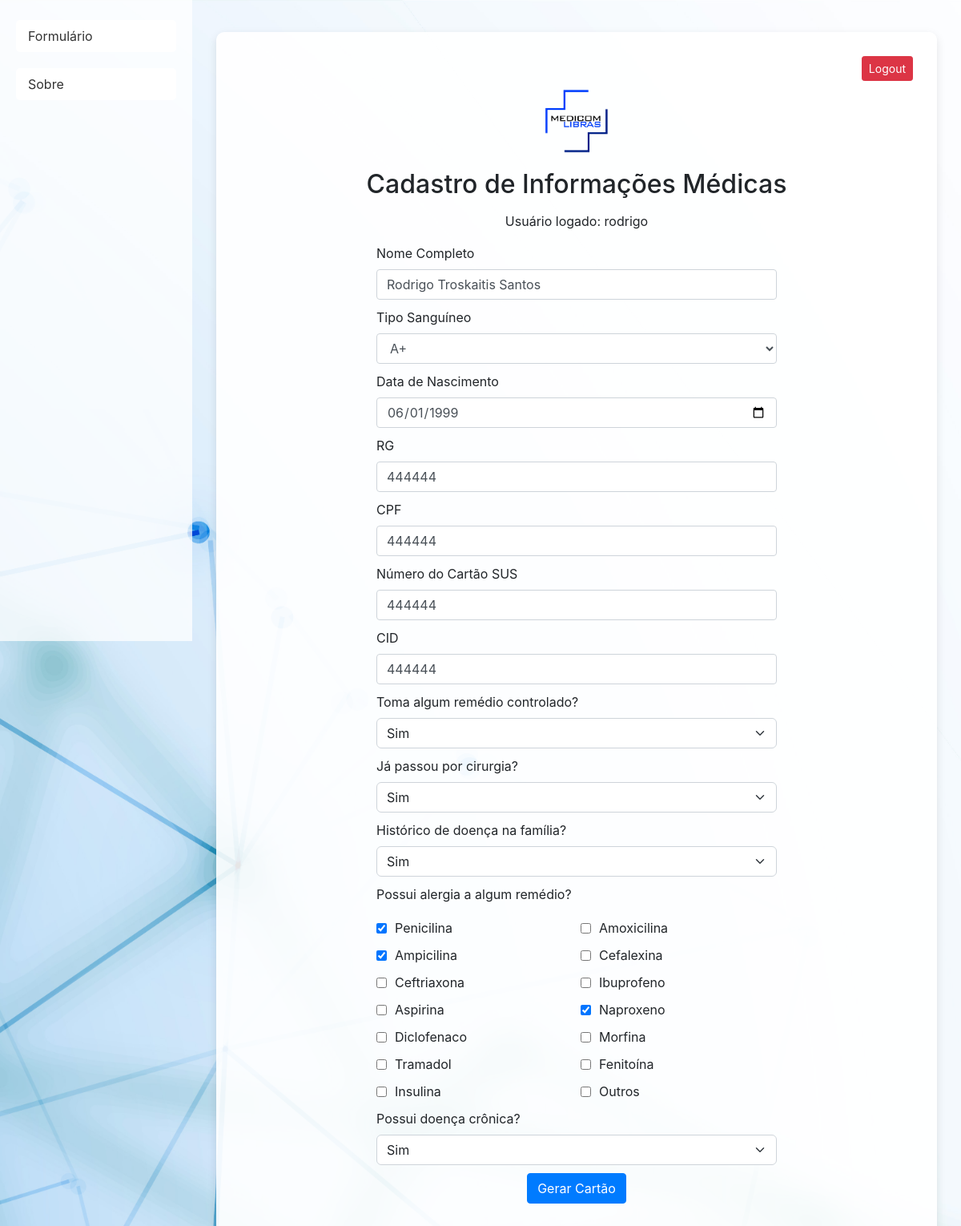
Page / (signed in) on the earlier database version.
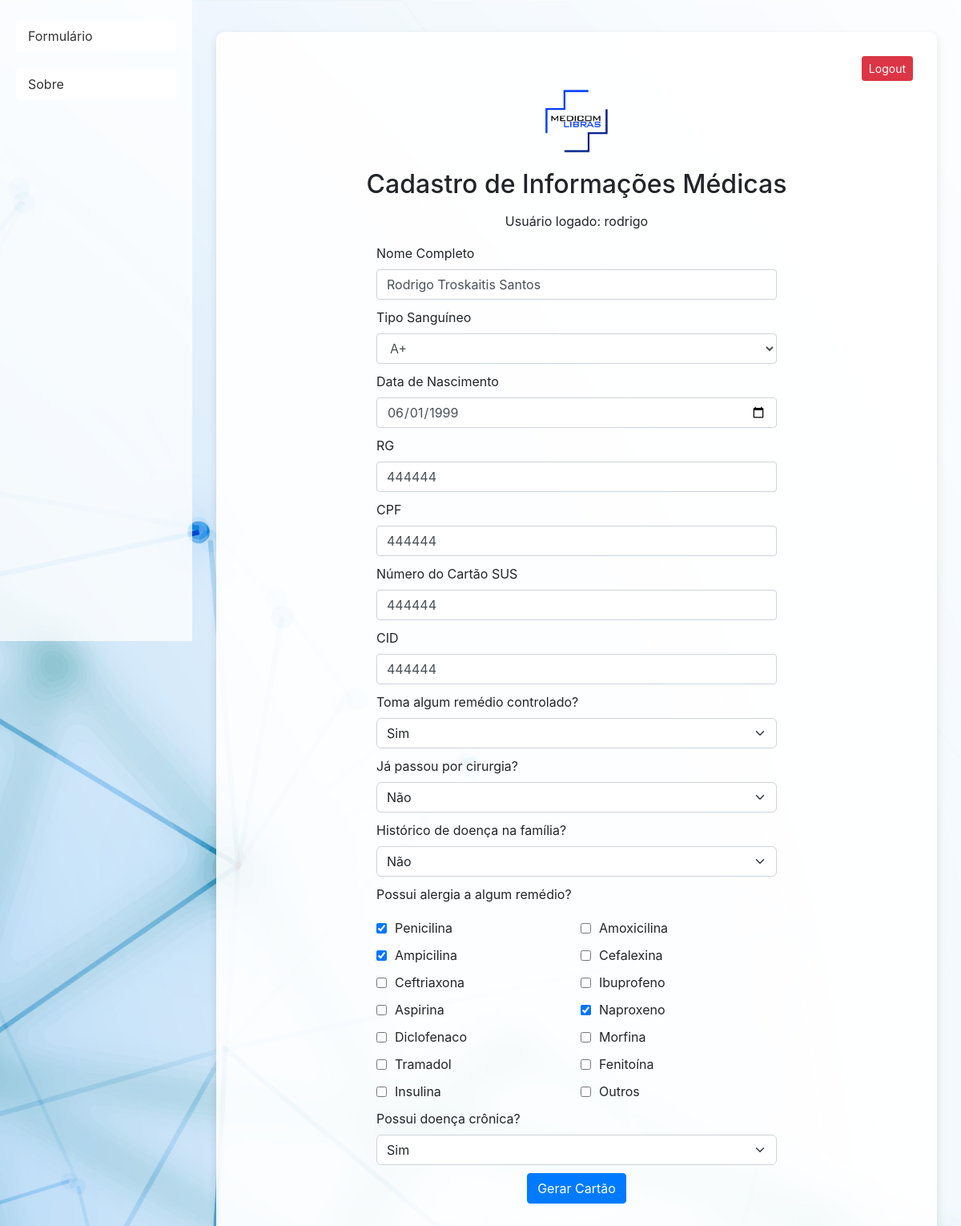
Same page on the later database version.
### app.py (models this page shows)
class MedicalRecord(db.Model):
    id = db.Column(db.Integer, primary_key=True)
    user_id = db.Column(db.Integer, db.ForeignKey('user.id'), nullable=False)  # Relacionamento com o usuário
    name = db.Column(db.String(150), nullable=False)
    blood_type = db.Column(db.String(3), nullable=False)
    birth_date = db.Column(db.Date, nullable=False)
    rg = db.Column(db.String(20), nullable=False)
    cpf = db.Column(db.String(20), nullable=False)
    sus_number = db.Column(db.String(20), nullable=False)
    cid = db.Column(db.String(10), nullable=False)
    medication = db.Column(db.Text, nullable=False)
    surgery = db.Column(db.Text, nullable=False)
    family_diseases = db.Column(db.Text, nullable=False)
    allergies = db.Column(db.Text, nullable=False)
    chronic_disease = db.Column(db.Text, nullable=False)
    user = db.relationship('User', backref='medical_records')  # Relacionamento com o modelo User

### app.py (the view, shortened to what this page needs)
@app.route('/', methods=['GET', 'POST'])
@login_required
def index():
    form = MedicalForm()
    existing_record = MedicalRecord.query.filter_by(user_id=current_user.id).first()
    if existing_record and request.method == 'GET':
        form.name.data = existing_record.name
        form.blood_type.data = existing_record.blood_type
        form.birth_date.data = existing_record.birth_date
        form.rg.data = existing_record.rg
        form.cpf.data = existing_record.cpf
        form.sus_number.data = existing_record.sus_number
        form.cid.data = existing_record.cid
        form.medication.data = existing_record.medication.lower()
        form.surgery.data = existing_record.surgery.lower()
        form.family_diseases.data = existing_record.family_diseases.lower()
        form.allergies.data = existing_record.allergies.split(', ')
        form.chronic_disease.data = existing_record.chronic_disease.lower()
    return render_template('form.html', form=form)

### app.py (called while the page is built)
@login_manager.user_loader
def load_user(user_id):
    return User.query.get(int(user_id))

def verify_static_file(filename):
    filepath = os.path.join(app.static_folder, filename)
    if not os.path.exists(filepath):
        print(f"Arquivo não encontrado: {filepath}")
        return False
    return True

@app.before_request
def check_static_files():
    verify_static_file('Logo.png')
    verify_static_file('background.png')

### templates/form.html (shortened to what this page needs)
<!DOCTYPE html>
<html lang="pt-br">
<head>
    <link rel="stylesheet" href="https://stackpath.bootstrapcdn.com/bootstrap/4.5.2/css/bootstrap.min.css">
</head>
<body>
    <div class="sidebar">
        <nav class="sidebar-nav">
            <a href="{{ url_for('index') }}">Formulário</a>
            <a href="{{ url_for('informative') }}">Sobre</a>
        </nav>
    </div>
    <div class="main-content">
        <div class="container">
            <div class="logout-button">
                <form method="POST" action="{{ url_for('logout') }}">
                    <button type="submit" class="btn btn-danger btn-sm">Logout</button>
                </form>
            </div>
            <img src="{{ url_for('static', filename='Logo.png') }}" alt="Logo" class="logo">
            <h1>Cadastro de Informações Médicas</h1>
            <p class="text-center">Usuário logado: {{ current_user.username }}</p>
            <div class="form-wrapper">
                <form method="POST" action="/">
                    <div class="form-group">
                        {{ form.name.label(class="form-label") }}
                        {{ form.name(class="form-control") }}
                    </div>
                    <div class="form-group">
                        {{ form.blood_type.label(class="form-label") }}
                        {{ form.blood_type(class="form-control") }}
                    </div>
                    <div class="form-group">
                        {{ form.birth_date.label(class="form-label") }}
                        {{ form.birth_date(class="form-control") }}
                    </div>
                    <div class="form-group">
                        {{ form.rg.label(class="form-label") }}
                        {{ form.rg(class="form-control") }}
                    </div>
                    <div class="form-group">
                        {{ form.cpf.label(class="form-label") }}
                        {{ form.cpf(class="form-control") }}
                    </div>
                    <div class="form-group">
                        {{ form.sus_number.label(class="form-label") }}
                        {{ form.sus_number(class="form-control") }}
                    </div>
                    <div class="form-group">
                        {{ form.cid.label(class="form-label") }}
                        {{ form.cid(class="form-control") }}
                    </div>
                    <div class="form-group">
                        {{ form.medication.label(class="form-label") }}
                        {{ form.medication(class="form-select") }}
                    </div>
                    <div class="form-group">
                        {{ form.surgery.label(class="form-label") }}
                        {{ form.surgery(class="form-select") }}
                    </div>
                    <div class="form-group">
                        {{ form.family_diseases.label(class="form-label") }}
                        {{ form.family_diseases(class="form-select") }}
                    </div>
                    <div class="form-group">
                        {{ form.allergies.label(class="form-label") }}
                        <div class="checkbox-grid">
                            {% for checkbox in form.allergies %}
                                <div class="checkbox-item">
                                    {{ checkbox(class="checkbox-input") }}
                                    {{ checkbox.label(class="checkbox-label") }}
                                </div>
                            {% endfor %}
                        </div>
                    </div>
                    <div class="form-group">
                        {{ form.chronic_disease.label(class="form-label") }}
                        {{ form.chronic_disease(class="form-select") }}
                    </div>
                    <div class="form-group text-center">
                        <button type="submit" class="btn btn-primary">Gerar Cartão</button>
                    </div>
                </form>
            </div>
        </div>
    </div>
</body>
</html>

Differences in the rows shown:
changed MedicalRecord "Rodrigo Troskaitis Santos": surgery "Sim" → "Não"; family_diseases "Sim" → "Não"
